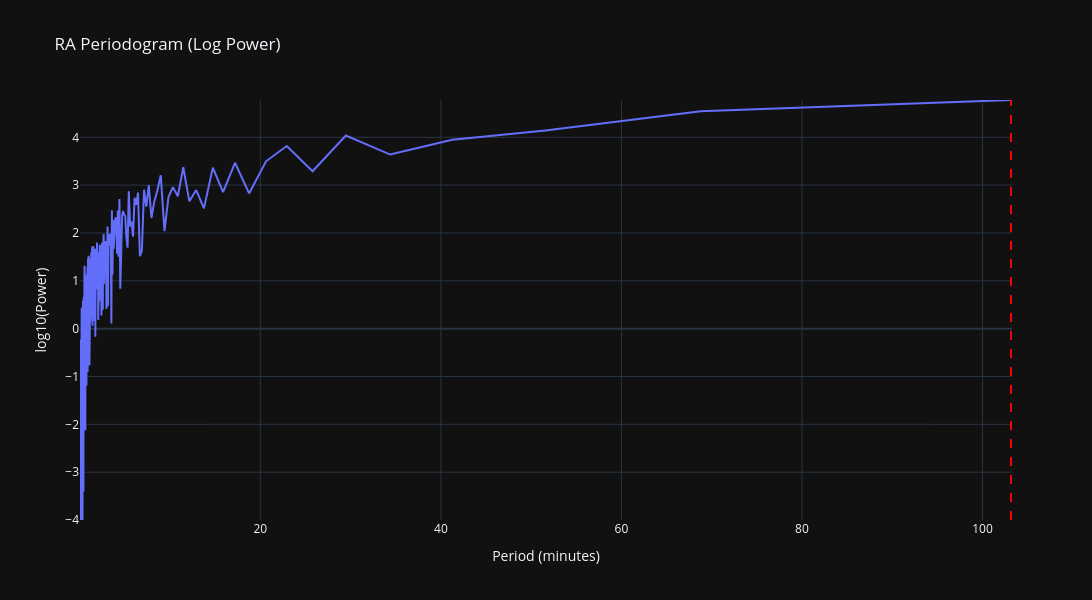

Notebook source saved alongside this figure:
### Code cell
periods_min = 1 / freqs / 60
log_power = np.log10(power)
max_y = np.max(log_power)
fig = go.Figure()

fig.add_trace(go.Scatter(
    x=periods_min,
    y=log_power,
    mode='lines',
    name='log10(Power)'
))

fig.add_vline(x=worm_period_sec/60, line_dash="dash", line_color="red")

fig.update_layout(
    title="RA Periodogram (Log Power)",
    xaxis_title="Period (minutes)",
    yaxis_title="log10(Power)", 
    height=600, width=1200, template="plotly_dark",
)
max_y
fig.update_yaxes(range=[ -4, max_y])

fig.show()

### Figure 1 — Plotly figure (JSON) as saved in the notebook; plotly's stock layout.template omitted (floating-point values rounded to 4 significant figures; data arrays with more than 128 entries replaced by an {"elided": "..."} marker saying what was removed)
{"data": [{"mode": "lines", "name": "log10(Power)", "type": "scatter", "x": {"elided": "9506 float values"}, "y": {"elided": "9506 float values"}}], "layout": {"height": 600, "shapes": [{"line": {"color": "red", "dash": "dash"}, "type": "line", "x0": 103.2, "x1": 103.2, "xref": "x", "y0": 0, "y1": 1, "yref": "y domain"}], "title": {"text": "RA Periodogram (Log Power)"}, "width": 1200, "xaxis": {"title": {"text": "Period (minutes)"}}, "yaxis": {"range": [-4, 4.78], "title": {"text": "log10(Power)"}}}}
